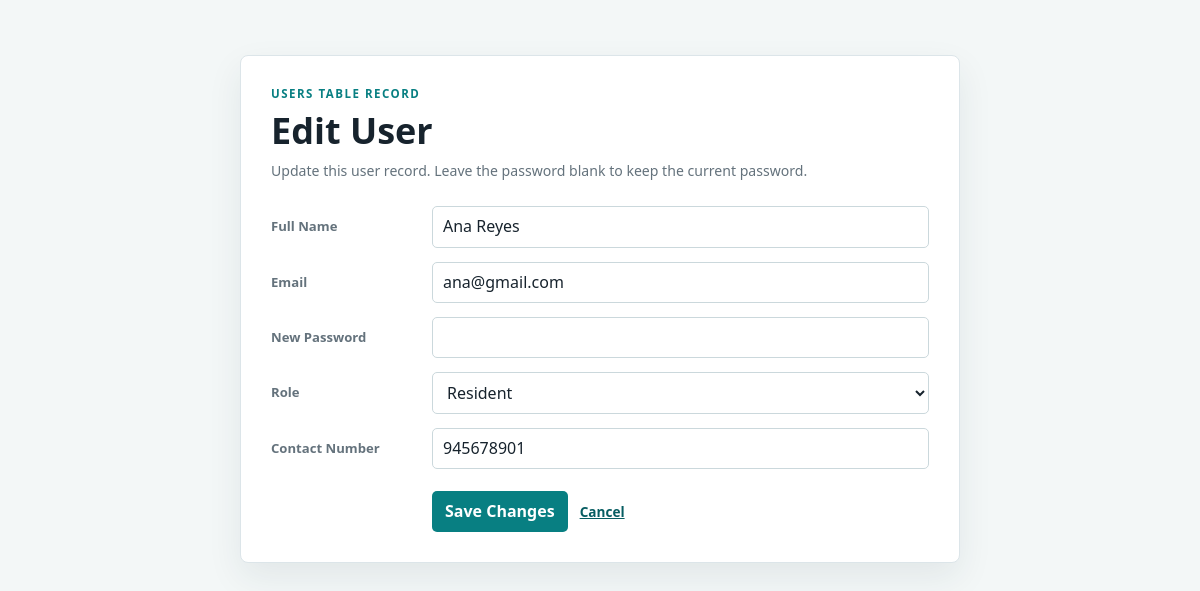
/modals/editUser.php?id=4, run on the app's committed database.
### tables this page shows
CREATE TABLE IF NOT EXISTS Users (
    User_id INT AUTO_INCREMENT PRIMARY KEY,
    Fullname VARCHAR(100) NOT NULL,
    Email VARCHAR(100) NOT NULL,
    Password VARCHAR(255) NOT NULL,
    Role VARCHAR(50) NOT NULL,
    Contact_Number VARCHAR(20) NULL
);

### classes/CollectionSchedule.php (called while the page is built, shortened)
<?php
class CollectionSchedule
{
    private PDO $conn;
    public function __construct(PDO $db)
    {
        $this->conn = $db;
        try {
            $this->restoreZonesIfEmpty();
        } catch (PDOException $exception) {
        }
    }
    private function restoreZonesIfEmpty(): void
    {
        if ((int) $this->conn->query('SELECT COUNT(*) FROM zones')->fetchColumn() > 0) {
            return;
        }
    }
    public function getUser(int $id): array|false
    {
        $stmt = $this->conn->prepare('SELECT User_id AS user_id, Fullname AS full_name, Email AS email, Role AS role, Contact_Number AS contact_number FROM users WHERE User_id = ?');
        $stmt->execute([$id]);
        return $stmt->fetch();
    }
}

### modals/editUser.php (the view, shortened to what this page needs)
<?php
require_once __DIR__ . '/../connection.php';
require_once __DIR__ . '/../classes/CollectionSchedule.php';
$id = filter_var($_GET['id'] ?? null, FILTER_VALIDATE_INT);
$schedule = new CollectionSchedule($pdo);
$user = $id && $id > 0 ? $schedule->getUser($id) : false;
?>
<!doctype html>
<html lang="en"><head><meta charset="UTF-8"><meta name="viewport" content="width=device-width, initial-scale=1"><title>Edit User</title><link rel="stylesheet" href="../style.css?v=11"></head>
<body><main class="container entity-form-page"><p class="eyebrow">USERS TABLE RECORD</p><h1>Edit User</h1><p class="form-intro">Update this user record. Leave the password blank to keep the current password.</p>
<form class="form-container entity-form" action="../backend/collection_code.php" method="post"><input type="hidden" name="user_id" value="<?= htmlspecialchars($user['user_id']) ?>"><label>Full Name</label><input type="text" name="full_name" value="<?= htmlspecialchars($user['full_name']) ?>" required><label>Email</label><input type="email" name="email" value="<?= htmlspecialchars($user['email']) ?>" required><label>New Password</label><input type="password" name="password" minlength="6"><label>Role</label><select name="role" required><option value="Admin" <?= $user['role'] === 'Admin' ? 'selected' : '' ?>>Admin</option><option value="Collector" <?= $user['role'] === 'Collector' ? 'selected' : '' ?>>Collector</option><option value="Resident" <?= $user['role'] === 'Resident' ? 'selected' : '' ?>>Resident</option></select><label>Contact Number</label><input type="tel" name="contact_number" value="<?= htmlspecialchars($user['contact_number'] ?? '') ?>"><div class="form-actions"><button type="submit" name="update_user">Save Changes</button><a href="../index.php#user-list">Cancel</a></div></form></main></body></html>

### style.css (style rules this page uses)
:root { --ink: #17232d; --muted: #64727c; --line: #dce5e9; --surface: #ffffff; --page: #f3f7f7; --teal: #087f82; --teal-dark: #075d62; --yellow: #f2b84b; --danger: #b94a48; --shadow: 0 14px 35px rgba(25, 56, 65, .08); }
* { box-sizing: border-box; }
html { scroll-behavior: smooth; }
body { margin: 0; min-width: 320px; background: var(--page); color: var(--ink); font-family: "Trebuchet MS", "Segoe UI", sans-serif; line-height: 1.45; }
a { color: inherit; }
button, input, select { font: inherit; }
button, a { -webkit-tap-highlight-color: transparent; }
button, .nav-link, .edit, .delete { transition: background-color .16s ease, color .16s ease, transform .16s ease; }
.container { width: min(720px, calc(100% - 32px)); margin: 55px auto; padding: 30px; border: 1px solid var(--line); border-radius: 8px; background: var(--surface); box-shadow: var(--shadow); }
.container h1 { margin-bottom: 24px; }
.container .eyebrow { margin-bottom: 8px; }
.form-intro { margin: -14px 0 25px; color: var(--muted); font-size: .88rem; }
.form-container { display: grid; grid-template-columns: 145px 1fr; align-items: center; gap: 14px 16px; }
.form-container > label { color: var(--muted); font-size: .82rem; font-weight: 700; }
.form-container > input, .form-container > select { width: 100%; }
.form-actions { grid-column: 2; display: flex; align-items: center; gap: 12px; margin-top: 8px; }
.form-container button { background: var(--teal); color: #fff; }
.form-container a { color: var(--teal-dark); font-size: .85rem; font-weight: 700; }
.eyebrow { margin: 0 0 6px; color: var(--teal); font-size: .72rem; font-weight: 700; letter-spacing: .13em; }
h1, h2, p { margin-top: 0; }
h1 { margin-bottom: 7px; color: var(--ink); font-size: clamp(1.65rem, 3vw, 2.25rem); line-height: 1.12; }
input, select { min-height: 38px; border: 1px solid #cbd8dc; border-radius: 5px; padding: 8px 10px; background: #fff; color: var(--ink); }
button, .edit, .delete { border: 0; border-radius: 5px; padding: 9px 13px; cursor: pointer; font-weight: 700; text-decoration: none; }

### data on the page
users: full_name "Ana Reyes", email "ana@gmail.com", role "Resident", contact_number "945678901"
